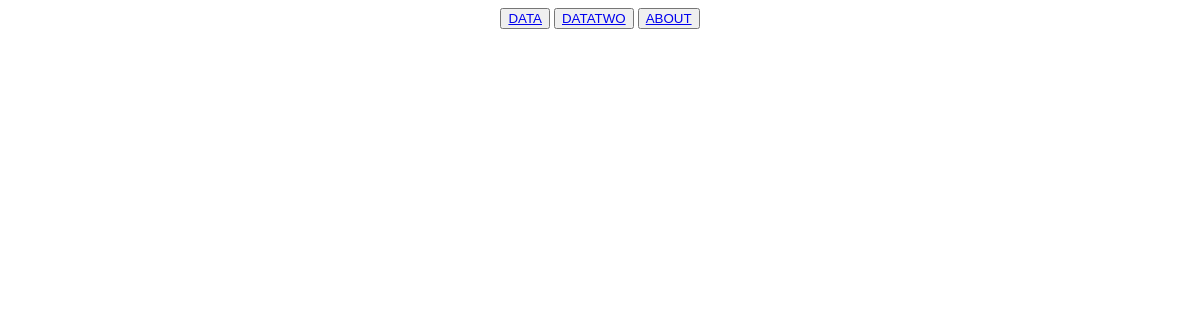
The page /app2/data/ on the database as committed earlier.
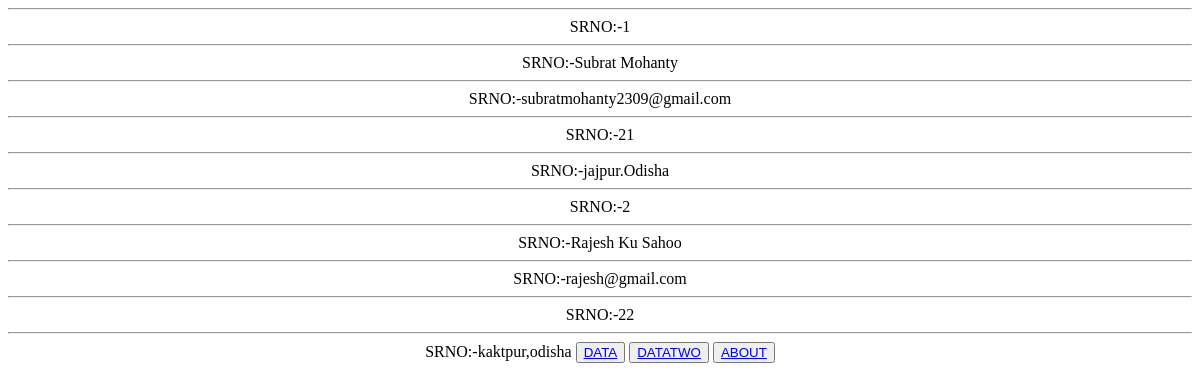
The same page on the database as committed later.
### app1/models.py (models this page shows)
class Data(models.Model):
    SrNo = models.IntegerField(default=False)
    Name = models.CharField(max_length=200)
    Gmail = models.EmailField(max_length=200)
    Age = models.IntegerField(default=False)
    Add = models.CharField(max_length=200)

### app2/views.py (the view)
# urls.py: path('data/',views.data,name="data"),
def data(request):
    Dt = Data.objects.all()
    return render(request,'app2/Data.html',{'Data':Dt})

### app2/templates/app2/Data.html (shortened to what this page needs)
<!DOCTYPE html>
<html lang="en">
<head>
</head>
<body>
<div>
    <center>
        {% for i in Data %}
            <hr>
        <h>SRNO:-{{ i.SrNo }}</h>
            <hr>
            <h>SRNO:-{{ i.Name }}</h>
            <hr>
        <h>SRNO:-{{ i.Gmail }}</h>
            <hr>
        <h>SRNO:-{{ i.Age }}</h>
            <hr>
        <h>SRNO:-{{ i.Add }}</h>
        {% endfor %}
<button><a href="{% url 'data' %}">DATA</a></button>
<button><a href="{% url 'data2' %}">DATATWO</a></button>
<button><a href="{% url 'about' %}">ABOUT</a></button>
    </center>
</div>
</body>
</html>

Rows that differ between the two databases and show on the page:
added Data: SrNo "1", Name "Subrat Mohanty", Gmail "subratmohanty2309@gmail.com", Age "21", Add "jajpur.Odisha"
added Data: SrNo "2", Name "Rajesh Ku Sahoo", Gmail "rajesh@gmail.com", Age "22", Add "kaktpur,odisha"
